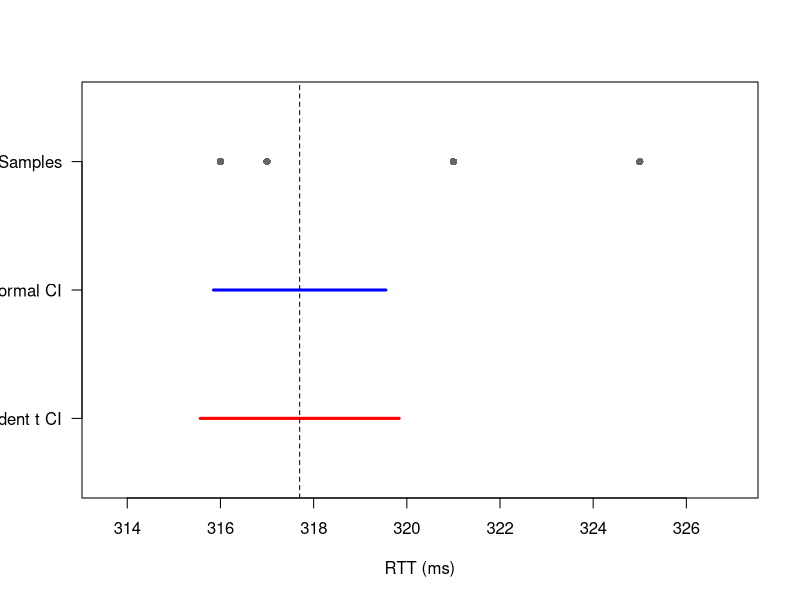

Source code (R):
# RTT samples (ms) collected via ping to www.uq.edu.au
rtt <- c(325, 317, 316, 316, 316, 317, 316, 317, 316, 321)   # RTT samples (ms)

n    <- length(rtt)
xbar <- mean(rtt)
s    <- sd(rtt)
se   <- s / sqrt(n)          # standard error of the mean

alpha <- 0.05                 # for a 95% CI
df    <- n - 1

# --- Critical points ---
z_crit <- qnorm(1 - alpha/2)          # Normal distribution
t_crit <- qt(1 - alpha/2, df = df)    # Student's t distribution

# --- Confidence intervals ---
ci_normal <- c(xbar - z_crit * se, xbar + z_crit * se)
ci_t      <- c(xbar - t_crit * se, xbar + t_crit * se)

cat("n =", n, "\n")
cat("Sample mean (ms):", round(xbar, 3), "\n")
cat("Sample sd (ms):  ", round(s, 3), "\n")
cat("Standard error:  ", round(se, 3), "\n\n")

cat("z critical value (Normal):", round(z_crit, 4), "\n")
cat("t critical value (Student's t, df =", df, "):", round(t_crit, 4), "\n\n")

cat("95% CI (Normal):     [", round(ci_normal[1], 3), ",", round(ci_normal[2], 3), "] ms\n")
cat("95% CI (Student's t):[", round(ci_t[1], 3), ",", round(ci_t[2], 3), "] ms\n")

pdf("E10_CI.pdf", width = 7, height = 3.2)
plot(NA, xlim = range(c(rtt, ci_normal, ci_t)) + c(-2, 2), ylim = c(0.5, 3.5),
     yaxt = "n", xlab = "RTT (ms)", ylab = "")
axis(2, at = c(3, 2, 1), labels = c("Samples", "Normal CI", "Student t CI"), las = 1)
points(rtt, rep(3, n), pch = 16, col = "gray40")
segments(ci_normal[1], 2, ci_normal[2], 2, lwd = 3, col = "blue")
segments(ci_t[1], 1, ci_t[2], 1, lwd = 3, col = "red")
abline(v = xbar, lty =   2)
dev.off()
